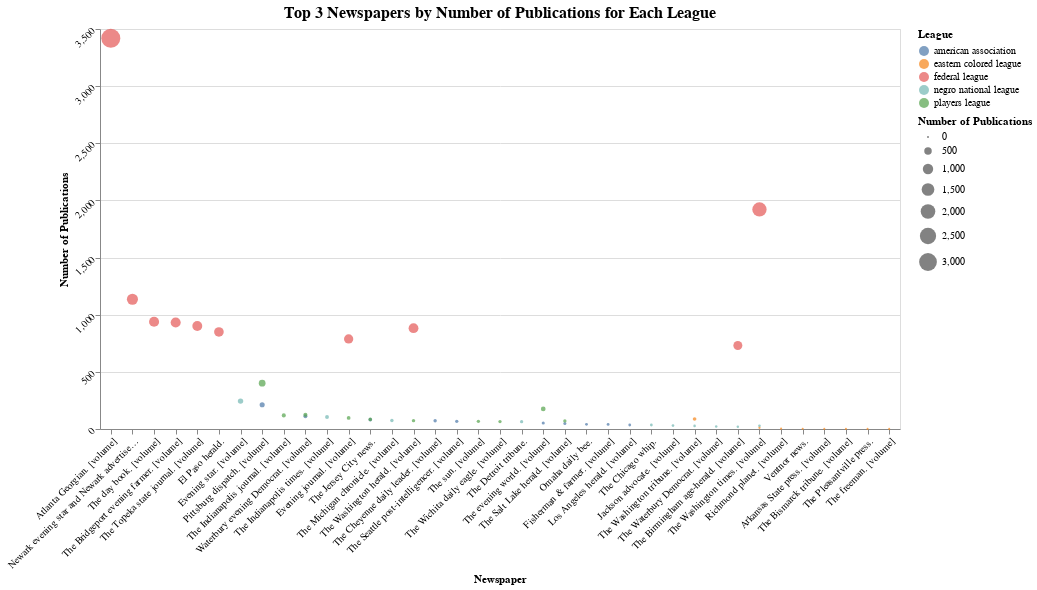

Notebook code cell kept with this figure:
### Markdown cell above
Ethan - Next, we inspected the individual newspapers that published articles on each newspaper the most. This highlights  disparities between the leagues.

### Code cell
grouped_data = all_data.groupby(['League', 'Newspaper']).size().reset_index(name='Quantity')

top_newspapers = grouped_data.groupby('League').apply(lambda x: x.nlargest(10, 'Quantity')).reset_index(drop=True)

bubble_chart = alt.Chart(top_newspapers).mark_circle().encode(
    x=alt.X('Newspaper:N', sort='-y', title='Newspaper'),
    y=alt.Y('Quantity:Q', title='Number of Publications'),
    size=alt.Size('Quantity:Q', title='Number of Publications'),
    color='League:N',
    tooltip=['League', 'Newspaper', 'Quantity']
).properties(
    title='Top 3 Newspapers by Number of Publications for Each League',
    width=800,
    height=400
).configure_axis(
    labelAngle=-45
).configure_title(
    fontSize=16
)

bubble_chart

### Figure 1 — Vega-Lite specification as saved in the notebook (floating-point values rounded to 4 significant figures)
{"config": {"view": {"continuousWidth": 300, "continuousHeight": 300}, "axis": {"labelAngle": -45}, "title": {"fontSize": 16}}, "data": {"name": "data-7c65a028aad9441ec0c2bf48f9792cf0"}, "mark": {"type": "circle"}, "encoding": {"color": {"field": "League", "type": "nominal"}, "size": {"field": "Quantity", "title": "Number of Publications", "type": "quantitative"}, "tooltip": [{"field": "League", "type": "nominal"}, {"field": "Newspaper", "type": "nominal"}, {"field": "Quantity", "type": "quantitative"}], "x": {"field": "Newspaper", "sort": "-y", "title": "Newspaper", "type": "nominal"}, "y": {"field": "Quantity", "title": "Number of Publications", "type": "quantitative"}}, "height": 400, "title": "Top 3 Newspapers by Number of Publications for Each League", "width": 800, "$schema": "https://vega.github.io/schema/vega-lite/v5.20.1.json", "datasets": {"data-7c65a028aad9441ec0c2bf48f9792cf0": [{"League": "american association", "Newspaper": "Pittsburg dispatch. [volume]", "Quantity": 212}, {"League": "american association", "Newspaper": "Waterbury evening Democrat. [volume]", "Quantity": 111}, {"League": "american association", "Newspaper": "The Jersey City news.", "Quantity": 82}, {"League": "american association", "Newspaper": "The Cheyenne daily leader. [volume]", "Quantity": 72}, {"League": "american association", "Newspaper": "The Seattle post-intelligencer. [volume]", "Quantity": 67}, {"League": "american association", "Newspaper": "The evening world. [volume]", "Quantity": 53}, {"League": "american association", "Newspaper": "The Salt Lake herald. [volume]", "Quantity": 49}, {"League": "american association", "Newspaper": "Omaha daily bee.", "Quantity": 41}, {"League": "american association", "Newspaper": "Fisherman & farmer. [volume]", "Quantity": 40}, {"League": "american association", "Newspaper": "Los Angeles herald. [volume]", "Quantity": 35}, {"League": "eastern colored league", "Newspaper": "The Washington tribune. [volume]", "Quantity": 88}, {"League": "eastern colored league", "Newspaper": "The Washington times. [volume]", "Quantity": 11}, {"League": "eastern colored league", "Newspaper": "Richmond planet. [volume]", "Quantity": 3}, {"League": "eastern colored league", "Newspaper": "Ventnor news.", "Quantity": 2}, {"League": "eastern colored league", "Newspaper": "Arkansas State press. [volume]", "Quantity": 1}, {"League": "eastern colored league", "Newspaper": "The Bismarck tribune. [volume]", "Quantity": 1}, {"League": "eastern colored league", "Newspaper": "The Pleasantville press.", "Quantity": 1}, {"League": "eastern colored league", "Newspaper": "The freeman. [volume]", "Quantity": 1}, {"League": "federal league", "Newspaper": "Atlanta Georgian. [volume]", "Quantity": 3419}, {"League": "federal league", "Newspaper": "The Washington times. [volume]", "Quantity": 1921}, {"League": "federal league", "Newspaper": "Newark evening star and Newark advertiser. [volume]", "Quantity": 1135}, {"League": "federal league", "Newspaper": "The day book. [volume]", "Quantity": 938}, {"League": "federal league", "Newspaper": "The Bridgeport evening farmer. [volume]", "Quantity": 932}, {"League": "federal league", "Newspaper": "The Topeka state journal. [volume]", "Quantity": 901}, {"League": "federal league", "Newspaper": "The Washington herald. [volume]", "Quantity": 882}, {"League": "federal league", "Newspaper": "El Paso herald.", "Quantity": 849}, {"League": "federal league", "Newspaper": "Evening journal. [volume]", "Quantity": 788}, {"League": "federal league", "Newspaper": "The Birmingham age-herald. [volume]", "Quantity": 731}, {"League": "negro national league", "Newspaper": "Evening star. [volume]", "Quantity": 244}, {"League": "negro national league", "Newspaper": "The Indianapolis times. [volume]", "Quantity": 105}, {"League": "negro national league", "Newspaper": "The Michigan chronicle. [volume]", "Quantity": 75}, {"League": "negro national league", "Newspaper": "The Detroit tribune.", "Quantity": 64}, {"League": "negro national league", "Newspaper": "The Chicago whip.", "Quantity": 35}, {"League": "negro national league", "Newspaper": "Jackson advocate. [volume]", "Quantity": 30}, {"League": "negro national league", "Newspaper": "The Washington times. [volume]", "Quantity": 28}, {"League": "negro national league", "Newspaper": "The Washington tribune. [volume]", "Quantity": 27}, {"League": "negro national league", "Newspaper": "The Waterbury Democrat. [volume]", "Quantity": 22}, {"League": "negro national league", "Newspaper": "The Birmingham age-herald. [volume]", "Quantity": 19}, {"League": "players league", "Newspaper": "Pittsburg dispatch. [volume]", "Quantity": 401}, {"League": "players league", "Newspaper": "The evening world. [volume]", "Quantity": 176}, {"League": "players league", "Newspaper": "Waterbury evening Democrat. [volume]", "Quantity": 124}, {"League": "players league", "Newspaper": "The Indianapolis journal. [volume]", "Quantity": 119}, {"League": "players league", "Newspaper": "Evening journal. [volume]", "Quantity": 97}, {"League": "players league", "Newspaper": "The Jersey City news.", "Quantity": 84}, {"League": "players league", "Newspaper": "The Washington herald. [volume]", "Quantity": 73}, {"League": "players league", "Newspaper": "The Salt Lake herald. [volume]", "Quantity": 71}, {"League": "players league", "Newspaper": "The sun. [volume]", "Quantity": 67}, {"League": "players league", "Newspaper": "The Wichita daily eagle. [volume]", "Quantity": 65}]}}
